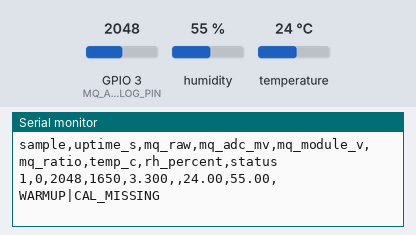
The sketch below on a simulated ESP32-C3. On the bench: the last lines printed to the serial monitor. The inputs (shaded band) are chosen by the test bench; at power-on: GPIO 3 (MQ_ANALOG_PIN) = 2048, humidity 55 %, temperature 24 °C (analog values on the 0–4095 scale). EEPROM starts erased.

Above: at 2.5 s.
2.6 s: GPIO 3 (MQ_ANALOG_PIN) set to 2906
At 3.9 s:
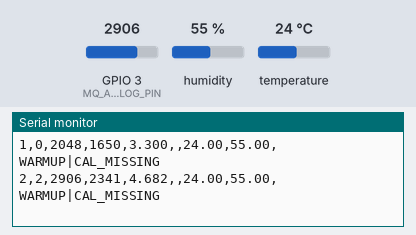
4.1 s: GPIO 3 (MQ_ANALOG_PIN) set to 3042
At 6.5 s:
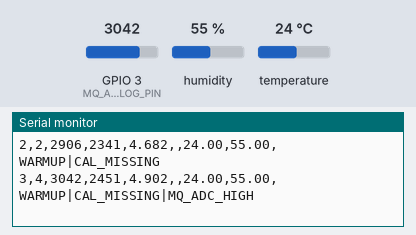

Measured:
- the behaviour switches between 2978 and 2979 on GPIO 3 (MQ_ANALOG_PIN) (found by bisection; images 1 and 2)
- after the input at 2.6 s, the serial monitor: prints a new line after 0.86 s (image 1)
- after the input at 4.1 s, the serial monitor: prints a new line after 1.4 s (image 2)

The sketch:

coop_offline_logger.ino
```cpp
#include <Arduino.h>
#include <Wire.h>
#include <Preferences.h>
#include <Adafruit_SHT31.h>
#include <math.h>

// Prototype program: MQ-135 + SHT31 only.
// No microSD, Wi-Fi, cloud connection, RTC, or battery measurement is used.

// ---------- Hardware configuration: keep in sync with calibration sketch ----
// Pin mapping used by the current prototype wiring: SHT31 SDA -> GPIO4 and
// SCL -> GPIO5. GPIO3 is kept for MQ-135 analog input (ADC1_CH3) so it does
// not conflict with the I2C lines.
constexpr int MQ_ANALOG_PIN = 3;
constexpr int I2C_SDA_PIN = 4;
constexpr int I2C_SCL_PIN = 5;
constexpr uint8_t SHT31_ADDRESS = 0x44;

// ESP32-C3 11 dB ADC input range is about 0-2.5 V. Use equal 10 kOhm
// resistors so a possible 5 V MQ module output becomes about 2.5 V at GPIO4.
// Replace this with the ratio calculated from the resistors you measure.
constexpr float MQ_DIVIDER_SCALE = 2.0f;
constexpr uint16_t ADC_WARNING_MV = 2400;

// Leave these at zero unless comparison with a trusted instrument supports an
// offset correction.
constexpr float TEMP_OFFSET_C = 0.0f;
constexpr float RH_OFFSET_PERCENT = 0.0f;

constexpr uint32_t SAMPLE_INTERVAL_MS = 2000;
constexpr uint32_t MQ_STABILIZATION_MS = 10UL * 60UL * 1000UL;
constexpr uint8_t WARNING_CONFIRMATION_SAMPLES = 3;
constexpr bool MQ_WARNING_ON_RISING_VOLTAGE = true;

constexpr char PREF_NAMESPACE[] = "coopcal";
constexpr uint16_t CALIBRATION_VERSION = 1;

Adafruit_SHT31 sht31 = Adafruit_SHT31();
Preferences preferences;

bool shtReady = false;
bool calibrationValid = false;
float mqBaselineMv = NAN;
float mqThresholdMv = NAN;
uint8_t warningStreak = 0;
uint32_t startedMs = 0;
uint32_t lastSampleMs = 0;
uint32_t sampleNumber = 0;

struct MqReading {
  uint16_t raw;
  uint16_t adcMilliVolts;
  float moduleVolts;
};

MqReading readMqAveraged() {
  constexpr uint8_t READING_COUNT = 32;
  uint32_t rawTotal = 0;
  uint32_t milliVoltTotal = 0;

  for (uint8_t i = 0; i < READING_COUNT; ++i) {
    rawTotal += analogRead(MQ_ANALOG_PIN);
    milliVoltTotal += analogReadMilliVolts(MQ_ANALOG_PIN);
    delay(2);
  }

  MqReading reading;
  reading.raw = rawTotal / READING_COUNT;
  reading.adcMilliVolts = milliVoltTotal / READING_COUNT;
  reading.moduleVolts = (reading.adcMilliVolts / 1000.0f) * MQ_DIVIDER_SCALE;
  return reading;
}

bool readSht31(float &temperatureC, float &humidityPercent) {
  if (!shtReady) {
    temperatureC = NAN;
    humidityPercent = NAN;
    return false;
  }

  temperatureC = sht31.readTemperature();
  humidityPercent = sht31.readHumidity();
  if (isnan(temperatureC) || isnan(humidityPercent)) {
    return false;
  }

  temperatureC += TEMP_OFFSET_C;
  humidityPercent = constrain(humidityPercent + RH_OFFSET_PERCENT, 0.0f, 100.0f);
  return true;
}

void loadCalibration() {
  preferences.begin(PREF_NAMESPACE, true);
  calibrationValid = preferences.getBool("valid", false) &&
                     preferences.getUShort("version", 0) == CALIBRATION_VERSION;
  mqBaselineMv = preferences.getFloat("base_mv", NAN);
  mqThresholdMv = preferences.getFloat("thr_mv", NAN);
  preferences.end();

  calibrationValid = calibrationValid && !isnan(mqBaselineMv) &&
                     !isnan(mqThresholdMv) && mqBaselineMv > 0.0f &&
                     mqThresholdMv > 0.0f;
}

String addStatus(String status, const char *flag) {
  if (status.length() > 0) {
    status += "|";
  }
  status += flag;
  return status;
}

void printColumnHeader() {
  Serial.println("sample,uptime_s,mq_raw,mq_adc_mv,mq_module_v,mq_ratio,temp_c,rh_percent,status");
}

void printPrototypeStatus() {
  Serial.println("\nPrototype status:");
  Serial.printf("  MQ-135 ADC pin: GPIO %d\n", MQ_ANALOG_PIN);
  Serial.printf("  SHT31: %s\n", shtReady ? "connected" : "not detected");
  if (calibrationValid) {
    Serial.printf("  MQ clean-air baseline: %.1f mV at ADC\n", mqBaselineMv);
    Serial.printf("  MQ warning threshold: %.1f mV at ADC\n", mqThresholdMv);
  } else {
    Serial.println("  MQ calibration: not found; raw readings still work, warnings are disabled");
  }
  Serial.println("  Data logging: disabled for this prototype phase");
  Serial.println();
}

void takeAndDisplayReading() {
  ++sampleNumber;
  const uint32_t uptimeSeconds = (millis() - startedMs) / 1000UL;
  const MqReading mq = readMqAveraged();

  float temperatureC;
  float humidityPercent;
  const bool shtValid = readSht31(temperatureC, humidityPercent);

  String status;
  const bool warmingUp = millis() - startedMs < MQ_STABILIZATION_MS;
  if (warmingUp) {
    status = addStatus(status, "WARMUP");
    warningStreak = 0;
  }
  if (!calibrationValid) {
    status = addStatus(status, "CAL_MISSING");
    warningStreak = 0;
  }
  if (!shtValid) {
    status = addStatus(status, "SHT_ERROR");
  }
  if (mq.adcMilliVolts >= ADC_WARNING_MV) {
    status = addStatus(status, "MQ_ADC_HIGH");
  }

  if (!warmingUp && calibrationValid) {
    const bool warningLevel = MQ_WARNING_ON_RISING_VOLTAGE
                                  ? mq.adcMilliVolts >= mqThresholdMv
                                  : mq.adcMilliVolts <= mqThresholdMv;
    if (warningLevel) {
      if (warningStreak < 255) {
        ++warningStreak;
      }
    } else {
      warningStreak = 0;
    }

    if (warningStreak >= WARNING_CONFIRMATION_SAMPLES) {
      status = addStatus(status, "GAS_WARNING");
    }
  }

  if (status.length() == 0) {
    status = "OK";
  }

  // Repeat the header occasionally so long Serial Monitor sessions stay clear.
  if (sampleNumber == 1 || sampleNumber % 30 == 0) {
    printColumnHeader();
  }

  Serial.printf("%lu,%lu,%u,%u,%.3f,",
                sampleNumber, uptimeSeconds, mq.raw,
                mq.adcMilliVolts, mq.moduleVolts);

  if (calibrationValid) {
    Serial.print(mq.adcMilliVolts / mqBaselineMv, 4);
  }
  Serial.print(',');
  if (shtValid) {
    Serial.print(temperatureC, 2);
  }
  Serial.print(',');
  if (shtValid) {
    Serial.print(humidityPercent, 2);
  }
  Serial.print(',');
  Serial.println(status);
}

void setup() {
  Serial.begin(115200);
  delay(1200);
  Serial.println("\nPoultry-coop MQ-135 + SHT31 prototype");
  Serial.println("Readings are displayed only; no measurements are being saved.");
  Serial.println("MQ-135 output is a relative gas response, not ammonia ppm.");

  analogReadResolution(12);
  analogSetPinAttenuation(MQ_ANALOG_PIN, ADC_11db);

  Wire.begin(I2C_SDA_PIN, I2C_SCL_PIN);
  // This installed Adafruit_SHT31 library selects the Wire bus in the
  // constructor, so begin() receives only the sensor address.
  shtReady = sht31.begin(SHT31_ADDRESS);
  loadCalibration();

  startedMs = millis();
  printPrototypeStatus();
  takeAndDisplayReading();
  lastSampleMs = millis();
}

void loop() {
  const uint32_t now = millis();
  if (now - lastSampleMs >= SAMPLE_INTERVAL_MS) {
    lastSampleMs = now;
    takeAndDisplayReading();
  }
  delay(5);
}

/*
  FUTURE LOCAL LOGGING (intentionally disabled)
  ------------------------------------------------
  When the sensor-only prototype is working reliably, local logging can be
  added without changing the sensor functions above. The later version can:

  1. Add #include <SPI.h> and #include <SD.h> at the top.
  2. Configure the microSD CS, SCK, MISO, and MOSI pins.
  3. Call SD.begin(...) in setup().
  4. Open /coop_log.csv with FILE_APPEND inside takeAndDisplayReading().
  5. Write the same comma-separated line printed to Serial, then flush and
     close the file so a sudden power loss affects at most one record.

  Example outline (not compiled):

    File logFile = SD.open("/coop_log.csv", FILE_APPEND);
    if (logFile) {
      logFile.printf("%lu,%lu,%u,%u,%.3f,%.2f,%.2f,%s\n",
                     sampleNumber, uptimeSeconds, mq.raw,
                     mq.adcMilliVolts, mq.moduleVolts,
                     temperatureC, humidityPercent, status.c_str());
      logFile.flush();
      logFile.close();
    }

  Do not enable this section until the microSD module and its 3.3 V logic
  compatibility have been verified.
*/
```
